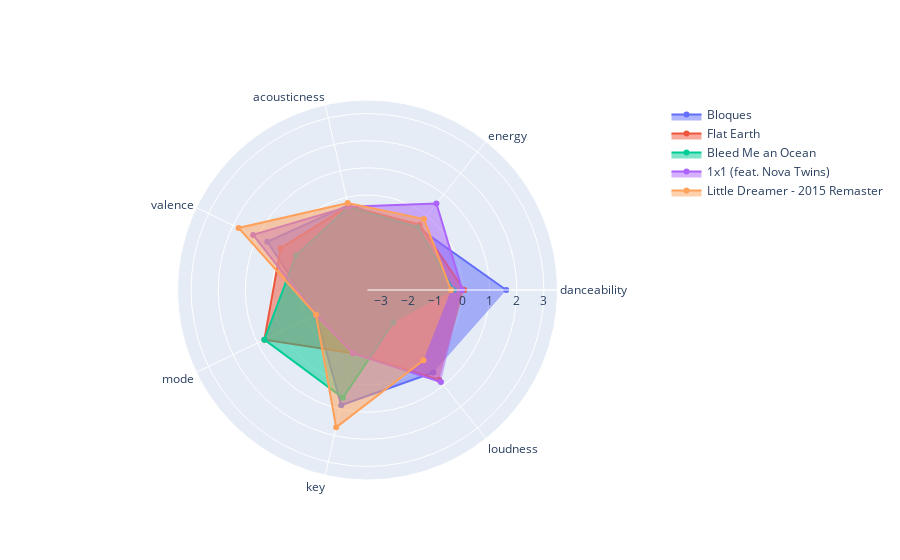

Write notebook code for a chart like this one.
### Code cell
fig = go.Figure()

for num in range(0, 5):
    fig.add_trace(go.Scatterpolar(
          r=norm_df.iloc[num].values,
          theta=attributes.columns,
          fill='toself',
          name=attributes.iloc[num]["name"]
    ))
    
    
fig.update_layout(
  polar=dict(
    radialaxis=dict(
      visible=True,
      range=[-3.5, 3.5]
    )),
  showlegend=True
)

fig.show()

### Figure 1 — Plotly figure (JSON) as saved in the notebook; plotly's stock layout.template omitted (floating-point values rounded to 4 significant figures)
{"data": [{"fill": "toself", "name": "Bloques", "r": [1.611, -0.5417, -0.298, 0.5977, -1.393, 0.8511, 0.3902], "theta": ["danceability", "energy", "acousticness", "valence", "mode", "key", "loudness", "name"], "type": "scatterpolar"}, {"fill": "toself", "name": "Flat Earth", "r": [0.06025, -0.4198, -0.3305, 0.04995, 0.7177, -1.109, 0.728], "theta": ["danceability", "energy", "acousticness", "valence", "mode", "key", "loudness", "name"], "type": "scatterpolar"}, {"fill": "toself", "name": "Bleed Me an Ocean", "r": [-0.3156, -0.5417, -0.3569, -0.5714, 0.7177, 0.5711, -1.969], "theta": ["danceability", "energy", "acousticness", "valence", "mode", "key", "loudness", "name"], "type": "scatterpolar"}, {"fill": "toself", "name": "1x1 (feat. Nova Twins)", "r": [-0.005369, 0.5733, -0.3557, 1.178, -1.393, -1.109, 0.8394], "theta": ["danceability", "energy", "acousticness", "valence", "mode", "key", "loudness", "name"], "type": "scatterpolar"}, {"fill": "toself", "name": "Little Dreamer - 2015 Remaster", "r": [-0.4229, -0.1584, -0.2156, 1.771, -1.393, 1.691, -0.193], "theta": ["danceability", "energy", "acousticness", "valence", "mode", "key", "loudness", "name"], "type": "scatterpolar"}], "layout": {"polar": {"radialaxis": {"range": [-3.5, 3.5], "visible": true}}, "showlegend": true}}
